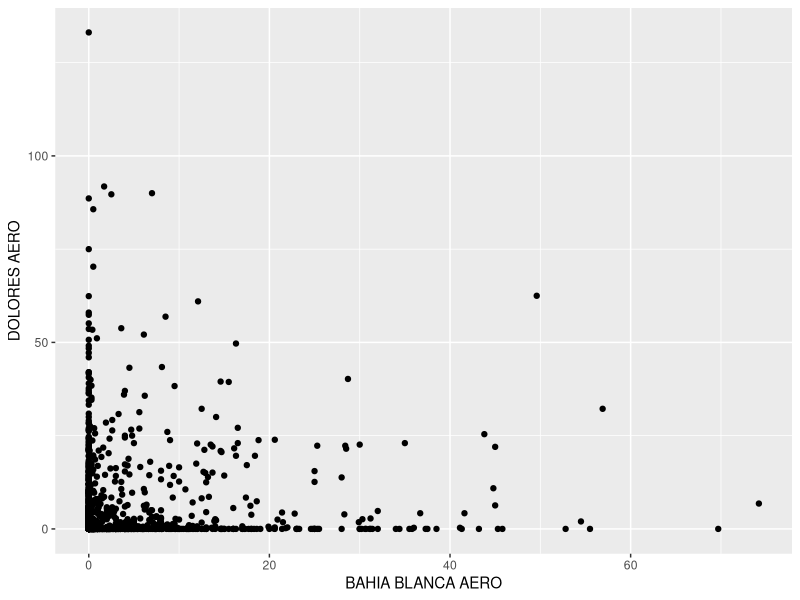
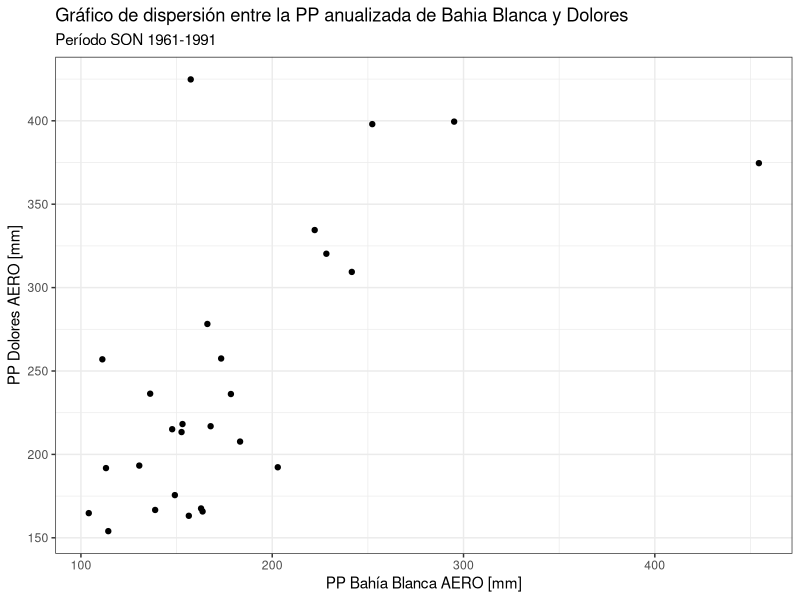
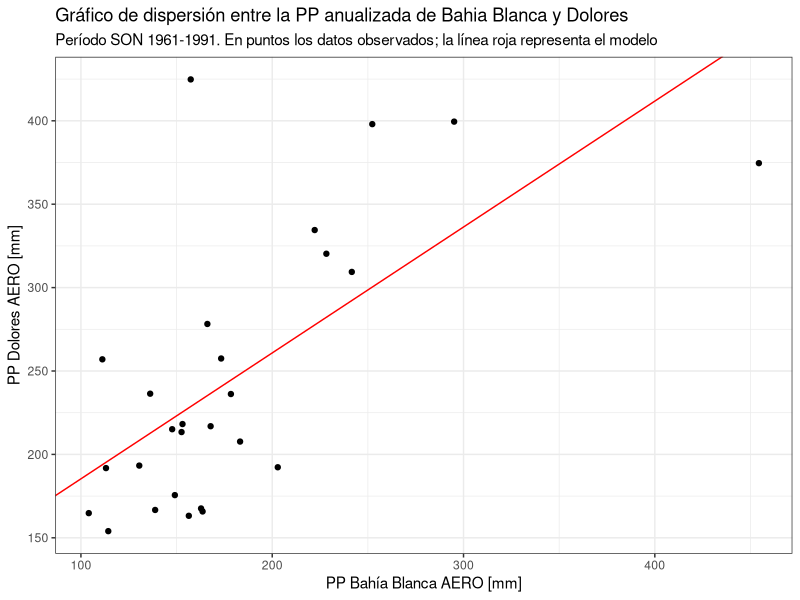
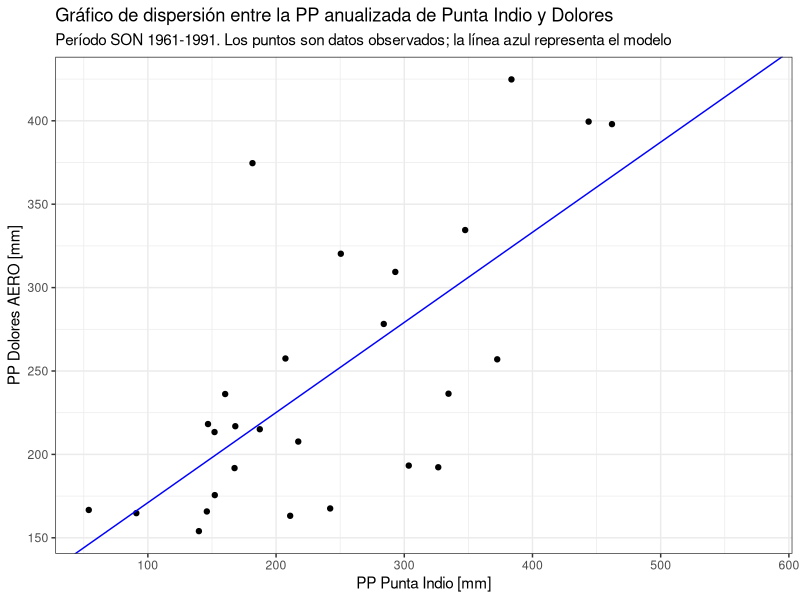
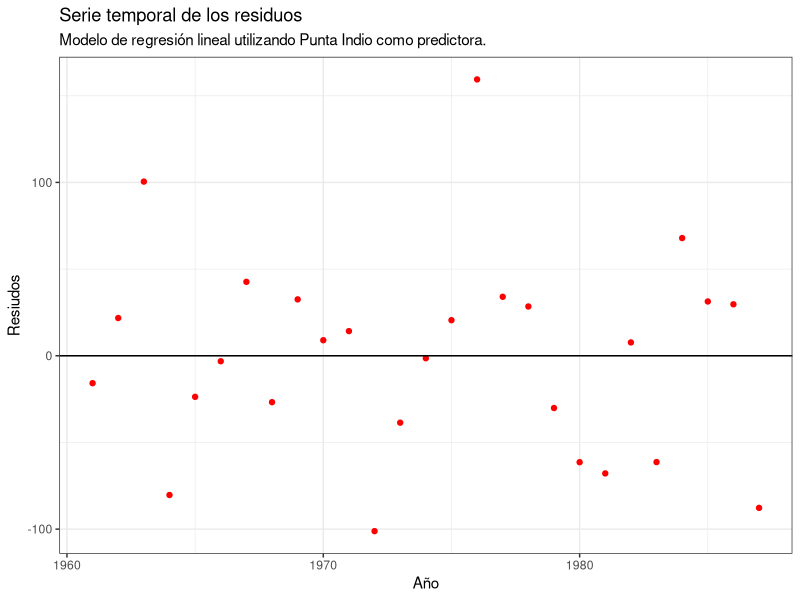

These charts were generated, in order, by the following R code:
# PARCIAL CLIMA II - FECHA 1
# ----------------------------

setwd("~/obser-hub/Clima_II/Parcial1/")

# Importo librerias
library(tidyverse)


# Ejercicio 1----

pp_dol_bb<-read_csv("./1ra_Fecha/Datos.csv") # IMporto los datos de Dolores y Bahía Blanca
pp_pi<-read_tsv("./1ra_Fecha/PuntaIndio.tsv") # Importo los datos de Punta Indio.

#a)

# Filtro los datos del tibble pp_dol_bb para la estación y el período exigido.

pp_dol_bb_SON<-pp_dol_bb%>%mutate(Anio=year(Fecha),Mes=month(Fecha))%>%
                        filter(Anio%in%1961:1991 & Mes%in%9:11)

# Calculo la precipitación acumulada para SON de ambas:
pp_dol_bb_SON_anualizada<-pp_dol_bb_SON%>%group_by(Nombre,Anio)%>%
  summarise(sum(PP)) # Dolores AERO tiene datos faltantes en el período 1988-1991.

# Busco los datos faltantes de Dolores AERO.

nas<-pp_dol_bb_SON%>%
  filter(is.na(PP))%>% # Tenemos un tibble con todos los datos faltantes de interés
  mutate(Dia=day(Fecha))

# Podemos ver que sólo hay faltantes en Dolores y podemos extraer un vector de 
# fechas de datos faltantes.

fechas_nas<-nas$Fecha # no uso pull porque al ser en formato date ya es un vector.

# copio el mensaje de error cuando quise usar pull:
# Error in UseMethod("pull") : 
# no applicable method for 'pull' applied to an object of class "Date"

#b)

# Utilizo las pp diarias filtradas por año y por mes, para tener una mayor cantidad
# de datos en el scatterplot.

pp_wide<-pp_dol_bb_SON%>%select(-Anio,-Mes)%>%
  pivot_wider(names_from = Nombre, values_from = PP)

pp_wide%>%ggplot(aes(x=`BAHIA BLANCA AERO`,y=`DOLORES AERO`))+
  geom_point() # Imposible ver una relación lineal de este gráfico.

pp_wide_anual<-pp_dol_bb_SON_anualizada%>%
  pivot_wider(names_from = "Nombre", values_from = "sum(PP)")

# Los pivoto en formato wide para poder obtener un vector x y otro vector y para
# realizar el scatter plot.

pp_wide_anual%>%ggplot(aes(x=`BAHIA BLANCA AERO`,y=`DOLORES AERO`))+
  geom_point()+
  labs(title = "Gráfico de dispersión entre la PP anualizada de Bahia Blanca y Dolores",
       subtitle = "Período SON 1961-1991",
       x = "PP Bahía Blanca AERO [mm]",
       y = "PP Dolores AERO [mm]")+
  theme_bw()

# Propongo un modelo de regresión lineal para ajustar los datos.


modelo_anual<-lm(`DOLORES AERO`~`BAHIA BLANCA AERO`, data = pp_wide_anual)
pendiente_anual<-modelo_anual$coefficients[2]
ord_origen_anual<-modelo_anual$coefficients[1]

pp_wide_anual%>%ggplot(aes(x=`BAHIA BLANCA AERO`,y=`DOLORES AERO`))+
  geom_point()+
  geom_abline(slope = pendiente_anual, intercept = ord_origen_anual, color = "red")+
  labs(title = "Gráfico de dispersión entre la PP anualizada de Bahia Blanca y Dolores",
       subtitle = "Período SON 1961-1991. En puntos los datos observados; la línea roja representa el modelo",
       x = "PP Bahía Blanca AERO [mm]",
       y = "PP Dolores AERO [mm]")+
  theme_bw()

# c) --------------------------------------------------
# Agrego los datos de Punta Indio a mi tibble wide anterior.

pp_pi_filtrado<-pp_pi%>%
  filter(Anio%in%1961:1991)

pp_wide_anual<-pp_wide_anual%>%mutate(`PUNTA INDIO`=pp_pi_filtrado$PuntaIndio)

# Realizo el modelo de regresión lineal con Punta Indio.
modelo_pi<-lm(`DOLORES AERO`~`PUNTA INDIO`, data = pp_wide_anual)
pendiente_pi<-modelo_pi$coefficients[2]
ord_origen_pi<-modelo_pi$coefficients[1]


# Hago el scatterplot de DOLORES VS PUNTA INDIO

pp_wide_anual%>%ggplot(aes(x=`PUNTA INDIO`,y=`DOLORES AERO`))+
  geom_point()+
  geom_abline(slope = pendiente_pi, intercept = ord_origen_pi, color="blue")+
  labs(title = "Gráfico de dispersión entre la PP anualizada de Punta Indio y Dolores",
       subtitle = "Período SON 1961-1991. Los puntos son datos observados; la línea azul representa el modelo",
       x = "PP Punta Indio [mm]",
       y = "PP Dolores AERO [mm]")+
  theme_bw()


# d) ------------------------------------
# Para calcular R² voy a utilizar la función summary que me permite evaluar el modelo
# y me brinda información de características clave, como el R².

resumen_bahia_blanca<-summary(modelo_anual)
resumen_punta_indio<-summary(modelo_pi)

# Obtengo el coeficiente de determinación de la lista generada por la función
# summary:

coef_det_bahia_blanca<-round(resumen_bahia_blanca$r.squared, digits = 4)
coef_det_punta_indio<-round(resumen_punta_indio$r.squared, digits = 4)

# e) -----------------------------------------------------------------
# Obtengo un vector de residuos de mi modelo a través de la lista que me devuelve:

residuos<-modelo_pi$residuals

# Los agrego a mi tibble wide para graficar la serie temporal:

pp_wide_anual%>%filter(Anio%in%1961:1987)%>%mutate(Residuos=residuos)%>%
  ggplot(aes(x=Anio,y=Residuos))+
  geom_point(color="red")+
  geom_hline(yintercept = 0)+
  labs(title = "Serie temporal de los residuos",
       subtitle = "Modelo de regresión lineal utilizando Punta Indio como predictora.",
       x = "Año",
       y = "Resiudos")+
  theme_bw()

# f) ---------------------------------------------------------------------
indices_na<-which(is.na(pp_wide_anual$`DOLORES AERO`)) # obtengo los indices de los datos que faltan


for(i in indices_na){
  pp_wide_anual$`DOLORES AERO`[i]<-round(pendiente_pi*pp_wide_anual$`PUNTA INDIO`[i]+ord_origen_pi,digits = 1)
}

# relleno los datos que faltan con la ecuación redondeandoa 1 decimal.

# EJERCICIO 2 -----------------------------------------------------------------

tmax<-read_csv("./1ra_Fecha/Tmax_LP.csv")





